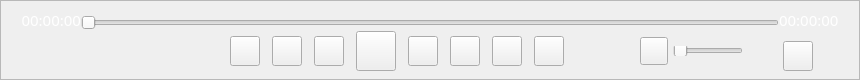
<?xml version="1.0" encoding="UTF-8"?>
<ui version="4.0">
 <class>CFormPlayCtrl</class>
 <widget class="QWidget" name="CFormPlayCtrl">
  <property name="geometry">
   <rect>
    <x>0</x>
    <y>0</y>
    <width>860</width>
    <height>80</height>
   </rect>
  </property>
  <property name="windowTitle">
   <string>CFormPlayCtrl</string>
  </property>
  <layout class="QGridLayout" name="gridLayout_7">
   <property name="leftMargin">
    <number>0</number>
   </property>
   <property name="topMargin">
    <number>0</number>
   </property>
   <property name="rightMargin">
    <number>0</number>
   </property>
   <property name="bottomMargin">
    <number>0</number>
   </property>
   <property name="spacing">
    <number>0</number>
   </property>
   <item row="0" column="0">
    <widget class="QFrame" name="frame">
     <property name="styleSheet">
      <string notr="true">QFrame{
	/*border-image: url(:/Skin/bg-below.png);
	background-color: rgb(170, 0, 0);
background-color: rgb(100, 100, 100);*/
}

QLabel
{	border-image:none;
	color: rgb(255, 255, 255);
	font-size:15px;
	font-family:Microsoft Yahei;	
}</string>
     </property>
     <property name="frameShape">
      <enum>QFrame::StyledPanel</enum>
     </property>
     <property name="frameShadow">
      <enum>QFrame::Raised</enum>
     </property>
     <layout class="QGridLayout" name="gridLayout_6">
      <property name="leftMargin">
       <number>0</number>
      </property>
      <property name="topMargin">
       <number>0</number>
      </property>
      <property name="rightMargin">
       <number>0</number>
      </property>
      <property name="bottomMargin">
       <number>0</number>
      </property>
      <property name="spacing">
       <number>0</number>
      </property>
      <item row="0" column="0">
       <layout class="QGridLayout" name="gridLayout_5">
        <property name="spacing">
         <number>0</number>
        </property>
        <item row="1" column="0">
         <layout class="QGridLayout" name="gridLayout_4">
          <property name="spacing">
           <number>0</number>
          </property>
          <item row="0" column="1">
           <spacer name="horizontalSpacer">
            <property name="orientation">
             <enum>Qt::Horizontal</enum>
            </property>
            <property name="sizeHint" stdset="0">
             <size>
              <width>40</width>
              <height>20</height>
             </size>
            </property>
           </spacer>
          </item>
          <item row="0" column="3">
           <layout class="QGridLayout" name="gridLayout_2">
            <property name="horizontalSpacing">
             <number>12</number>
            </property>
            <item row="0" column="6">
             <widget class="QPushButton" name="btnStepNext">
              <property name="minimumSize">
               <size>
                <width>30</width>
                <height>30</height>
               </size>
              </property>
              <property name="maximumSize">
               <size>
                <width>30</width>
                <height>30</height>
               </size>
              </property>
              <property name="toolTip">
               <string>单帧前进</string>
              </property>
              <property name="styleSheet">
               <string notr="true">QPushButton
{
	
	border-image: url(:/Skin/stepNext.png)0 0  repeat

}
QPushButton:hover
{	
	border-image: url(:/Skin/stepNext.png)30 0 repeat

}
QPushButton:pressed
{	
	border-image: url(:/Skin/stepNext.png)60 0 0 0 repeat
}
QPushButton:disabled
{	
	border-image: url(:/Skin/stepNext.png)90 0 0 0 repeat
}</string>
              </property>
             </widget>
            </item>
            <item row="0" column="0">
             <widget class="QPushButton" name="btnPrevious">
              <property name="minimumSize">
               <size>
                <width>30</width>
                <height>30</height>
               </size>
              </property>
              <property name="maximumSize">
               <size>
                <width>30</width>
                <height>30</height>
               </size>
              </property>
              <property name="toolTip">
               <string>上一个视频</string>
              </property>
              <property name="styleSheet">
               <string notr="true">/* top right bottom left*/
QPushButton
{
	
	border-image: url(:/Skin/control-button-previous.png)0 0  repeat

}
QPushButton:hover
{	
	border-image: url(:/Skin/control-button-previous.png)30 0 repeat

}
QPushButton:pressed
{	
	border-image: url(:/Skin/control-button-previous.png)60 0 0 0 repeat
}
QPushButton:disabled
{	
	border-image: url(:/Skin/control-button-previous.png)90 0 0 0 repeat
}</string>
              </property>
             </widget>
            </item>
            <item row="0" column="3">
             <widget class="QPushButton" name="btnPause">
              <property name="minimumSize">
               <size>
                <width>40</width>
                <height>40</height>
               </size>
              </property>
              <property name="maximumSize">
               <size>
                <width>40</width>
                <height>40</height>
               </size>
              </property>
              <property name="toolTip">
               <string>播放</string>
              </property>
              <property name="styleSheet">
               <string notr="true">QPushButton
{
	
	border-image: url(:/Skin/control-button-play-pause.png)0 0 repeat

}
QPushButton:hover
{	
	border-image: url(:/Skin/control-button-play-pause.png)40 0 repeat

}
QPushButton:pressed
{	
	border-image: url(:/Skin/control-button-play-pause.png)80 0 0 0 repeat
}
QPushButton:disabled
{	
	border-image: url(:/Skin/control-button-play-pause.png)80 0 0 0 repeat
}</string>
              </property>
             </widget>
            </item>
            <item row="0" column="4">
             <widget class="QPushButton" name="btnStop">
              <property name="minimumSize">
               <size>
                <width>30</width>
                <height>30</height>
               </size>
              </property>
              <property name="maximumSize">
               <size>
                <width>30</width>
                <height>30</height>
               </size>
              </property>
              <property name="toolTip">
               <string>停止</string>
              </property>
              <property name="styleSheet">
               <string notr="true">QPushButton
{
	
	border-image: url(:/Skin/control-button-stop.png)0 0  repeat

}
QPushButton:hover
{	
	border-image: url(:/Skin/control-button-stop.png)30 0 repeat

}
QPushButton:pressed
{	
	border-image: url(:/Skin/control-button-stop.png)60 0 0 0 repeat
}
QPushButton:disabled
{	
	border-image: url(:/Skin/control-button-stop.png)90 0 0 0 repeat
}</string>
              </property>
             </widget>
            </item>
            <item row="0" column="7">
             <widget class="QPushButton" name="btnNext">
              <property name="minimumSize">
               <size>
                <width>30</width>
                <height>30</height>
               </size>
              </property>
              <property name="maximumSize">
               <size>
                <width>30</width>
                <height>30</height>
               </size>
              </property>
              <property name="toolTip">
               <string>下一个视频</string>
              </property>
              <property name="styleSheet">
               <string notr="true">QPushButton
{
	
	border-image: url(:/Skin/control-button-next.png)0 0  repeat

}
QPushButton:hover
{	
	border-image: url(:/Skin/control-button-next.png)30 0 repeat

}
QPushButton:pressed
{	
	border-image: url(:/Skin/control-button-next.png)60 0 0 0 repeat
}
QPushButton:disabled
{	
	border-image: url(:/Skin/control-button-next.png)90 0 0 0 repeat
}</string>
              </property>
             </widget>
            </item>
            <item row="0" column="2">
             <widget class="QPushButton" name="btnSlow">
              <property name="minimumSize">
               <size>
                <width>30</width>
                <height>30</height>
               </size>
              </property>
              <property name="maximumSize">
               <size>
                <width>30</width>
                <height>30</height>
               </size>
              </property>
              <property name="toolTip">
               <string>慢进</string>
              </property>
              <property name="styleSheet">
               <string notr="true">/* top right bottom left*/
QPushButton
{
	
	border-image: url(:/Skin/control-button-rewind.png)0 0  repeat

}
QPushButton:hover
{	
	border-image: url(:/Skin/control-button-rewind.png)30 0 repeat

}
QPushButton:pressed
{	
	border-image: url(:/Skin/control-button-rewind.png)60 0 0 0 repeat
}
QPushButton:disabled
{	
	border-image: url(:/Skin/control-button-rewind.png)90 0 0 0 repeat
}</string>
              </property>
             </widget>
            </item>
            <item row="0" column="5">
             <widget class="QPushButton" name="btnFast">
              <property name="minimumSize">
               <size>
                <width>30</width>
                <height>30</height>
               </size>
              </property>
              <property name="maximumSize">
               <size>
                <width>30</width>
                <height>30</height>
               </size>
              </property>
              <property name="toolTip">
               <string>快进</string>
              </property>
              <property name="styleSheet">
               <string notr="true">QPushButton
{
	
	border-image: url(:/Skin/control-button-fastforward.png)0 0  repeat

}
QPushButton:hover
{	
	border-image: url(:/Skin/control-button-fastforward.png)30 0 repeat

}
QPushButton:pressed
{	
	border-image: url(:/Skin/control-button-fastforward.png)60 0 0 0 repeat
}
QPushButton:disabled
{	
	border-image: url(:/Skin/control-button-fastforward.png)90 0 0 0 repeat
}</string>
              </property>
             </widget>
            </item>
            <item row="0" column="1">
             <widget class="QPushButton" name="btnStepBack">
              <property name="minimumSize">
               <size>
                <width>30</width>
                <height>30</height>
               </size>
              </property>
              <property name="maximumSize">
               <size>
                <width>30</width>
                <height>30</height>
               </size>
              </property>
              <property name="toolTip">
               <string>单帧后退</string>
              </property>
              <property name="styleSheet">
               <string notr="true">/* top right bottom left*/
QPushButton
{
	
	border-image: url(:/Skin/stepBack.png)0 0  repeat

}
QPushButton:hover
{	
	border-image: url(:/Skin/stepBack.png)30 0 repeat

}
QPushButton:pressed
{	
	border-image: url(:/Skin/stepBack.png)60 0 0 0 repeat
}
QPushButton:disabled
{	
	border-image: url(:/Skin/stepBack.png)90 0 0 0 repeat
}</string>
              </property>
             </widget>
            </item>
           </layout>
          </item>
          <item row="0" column="0">
           <layout class="QFormLayout" name="formLayout_3">
            <item row="0" column="1">
             <spacer name="horizontalSpacer_3">
              <property name="orientation">
               <enum>Qt::Horizontal</enum>
              </property>
              <property name="sizeHint" stdset="0">
               <size>
                <width>40</width>
                <height>20</height>
               </size>
              </property>
             </spacer>
            </item>
           </layout>
          </item>
          <item row="0" column="6">
           <layout class="QFormLayout" name="formLayout_5">
            <property name="horizontalSpacing">
             <number>0</number>
            </property>
            <property name="verticalSpacing">
             <number>0</number>
            </property>
            <property name="topMargin">
             <number>10</number>
            </property>
            <property name="bottomMargin">
             <number>0</number>
            </property>
            <item row="1" column="0">
             <widget class="QPushButton" name="btnClock">
              <property name="minimumSize">
               <size>
                <width>30</width>
                <height>30</height>
               </size>
              </property>
              <property name="maximumSize">
               <size>
                <width>30</width>
                <height>30</height>
               </size>
              </property>
              <property name="toolTip">
               <string>时间校准</string>
              </property>
              <property name="styleSheet">
               <string notr="true">
QPushButton
{
	
	border-image: url(:/Skin/clock.png)
}

QPushButton:hover
{	
	background-color: rgb(94, 94, 94);

}
QPushButton:pressed
{	
	
	background-color: rgb(65, 65, 65);
}
QPushButton:disabled
{	
	
}</string>
              </property>
             </widget>
            </item>
            <item row="1" column="1">
             <spacer name="horizontalSpacer_6">
              <property name="orientation">
               <enum>Qt::Horizontal</enum>
              </property>
              <property name="sizeHint" stdset="0">
               <size>
                <width>40</width>
                <height>10</height>
               </size>
              </property>
             </spacer>
            </item>
           </layout>
          </item>
          <item row="0" column="4">
           <layout class="QFormLayout" name="formLayout_4">
            <item row="0" column="1">
             <spacer name="horizontalSpacer_5">
              <property name="orientation">
               <enum>Qt::Horizontal</enum>
              </property>
              <property name="sizeHint" stdset="0">
               <size>
                <width>40</width>
                <height>20</height>
               </size>
              </property>
             </spacer>
            </item>
           </layout>
          </item>
          <item row="0" column="5">
           <layout class="QGridLayout" name="gridLayout_3">
            <property name="horizontalSpacing">
             <number>5</number>
            </property>
            <property name="verticalSpacing">
             <number>0</number>
            </property>
            <item row="0" column="0">
             <widget class="QPushButton" name="btnSound">
              <property name="minimumSize">
               <size>
                <width>28</width>
                <height>28</height>
               </size>
              </property>
              <property name="maximumSize">
               <size>
                <width>28</width>
                <height>28</height>
               </size>
              </property>
              <property name="toolTip">
               <string>静音 开|关</string>
              </property>
              <property name="styleSheet">
               <string notr="true">QPushButton
{
	
	border-image: url(:/Skin/sound.png)0 0  repeat

}
QPushButton:hover
{	
	border-image: url(:/Skin/sound.png)28 0 repeat

}
QPushButton:pressed
{	
	border-image: url(:/Skin/sound.png)56 0 0 0 repeat
}
QPushButton:disabled
{	
	border-image: url(:/Skin/sound.png)84 0 0 0 repeat
}</string>
              </property>
             </widget>
            </item>
            <item row="0" column="1">
             <widget class="CMySlider" name="SliderVolume">
              <property name="minimumSize">
               <size>
                <width>70</width>
                <height>10</height>
               </size>
              </property>
              <property name="maximumSize">
               <size>
                <width>70</width>
                <height>10</height>
               </size>
              </property>
              <property name="styleSheet">
               <string notr="true">QSlider::groove:horizontal {
    border: 0px solid #999999;
    height: 8px; /* the groove expands to the size of the slider by default. by giving it a height, it has a fixed size */
  /*  background: qlineargradient(x1:0, y1:0, x2:0, y2:1, stop:0 #A1A1A1, stop:1 #B4B4B4);
	background-color: rgb(200, 200, 200);*/
	border-image:url(:/Skin/progress-base.png);
    margin: 2px 0 2px;
}

QSlider::handle:horizontal {
	border-image: url(:/Skin/thum.png);

    width: 16px;
 	height: 12px;
    margin: -3px 0px -7px 0px; /* handle is placed by default on the contents rect of the groove. Expand outside the groove */

}

QSlider::sub-page:horizontal{ 	
	height: 4px;
	/*background-color: rgb(170, 0, 0);*/
border-image:url(:/Skin/progress-bar.png);
	margin: 2px 0px 2px 0px;
}s</string>
              </property>
              <property name="maximum">
               <number>100</number>
              </property>
              <property name="tracking">
               <bool>true</bool>
              </property>
              <property name="orientation">
               <enum>Qt::Horizontal</enum>
              </property>
              <property name="tickPosition">
               <enum>QSlider::NoTicks</enum>
              </property>
             </widget>
            </item>
            <item row="0" column="2">
             <spacer name="horizontalSpacer_4">
              <property name="orientation">
               <enum>Qt::Horizontal</enum>
              </property>
              <property name="sizeHint" stdset="0">
               <size>
                <width>40</width>
                <height>20</height>
               </size>
              </property>
             </spacer>
            </item>
           </layout>
          </item>
          <item row="0" column="2">
           <spacer name="horizontalSpacer_2">
            <property name="orientation">
             <enum>Qt::Horizontal</enum>
            </property>
            <property name="sizeHint" stdset="0">
             <size>
              <width>40</width>
              <height>20</height>
             </size>
            </property>
           </spacer>
          </item>
         </layout>
        </item>
        <item row="0" column="0">
         <layout class="QGridLayout" name="gridLayout">
          <property name="spacing">
           <number>0</number>
          </property>
          <item row="0" column="2">
           <widget class="QLabel" name="labelEndTime">
            <property name="minimumSize">
             <size>
              <width>80</width>
              <height>0</height>
             </size>
            </property>
            <property name="maximumSize">
             <size>
              <width>80</width>
              <height>22</height>
             </size>
            </property>
            <property name="text">
             <string>00:00:00</string>
            </property>
           </widget>
          </item>
          <item row="0" column="0">
           <widget class="QLabel" name="labelStartTime">
            <property name="minimumSize">
             <size>
              <width>80</width>
              <height>0</height>
             </size>
            </property>
            <property name="maximumSize">
             <size>
              <width>80</width>
              <height>22</height>
             </size>
            </property>
            <property name="layoutDirection">
             <enum>Qt::LeftToRight</enum>
            </property>
            <property name="styleSheet">
             <string notr="true">QLabel
{	border-image:none;
	color: rgb(255, 255, 255);
	font-size:15px;
	font-family:Microsoft Yahei;	
}</string>
            </property>
            <property name="text">
             <string>00:00:00</string>
            </property>
            <property name="alignment">
             <set>Qt::AlignRight|Qt::AlignTrailing|Qt::AlignVCenter</set>
            </property>
           </widget>
          </item>
          <item row="0" column="1">
           <widget class="CMySlider" name="SliderPlaytime">
            <property name="minimumSize">
             <size>
              <width>0</width>
              <height>15</height>
             </size>
            </property>
            <property name="maximumSize">
             <size>
              <width>16777215</width>
              <height>10</height>
             </size>
            </property>
            <property name="focusPolicy">
             <enum>Qt::WheelFocus</enum>
            </property>
            <property name="styleSheet">
             <string notr="true">QSlider::groove:horizontal {
    border: 0px solid #999999;
    height: 8px; /* the groove expands to the size of the slider by default. by giving it a height, it has a fixed size */
  /*  background: qlineargradient(x1:0, y1:0, x2:0, y2:1, stop:0 #A1A1A1, stop:1 #B4B4B4);
	background-color: rgb(200, 200, 200);*/
	border-image:url(:/Skin/progress-base.png);
    margin: 2px 0 2px;
}

QSlider::handle:horizontal {
	border-image: url(:/Skin/thum.png);

    width: 16px;
 	height: 12px;
    margin: -3px 0px -7px 0px; /* handle is placed by default on the contents rect of the groove. Expand outside the groove */

}

QSlider::sub-page:horizontal{ 	
	height: 4px;
	/*background-color: rgb(170, 0, 0);*/
border-image:url(:/Skin/progress-bar.png);
	margin: 2px 0px 2px 0px;
}s</string>
            </property>
            <property name="maximum">
             <number>100</number>
            </property>
            <property name="tracking">
             <bool>true</bool>
            </property>
            <property name="orientation">
             <enum>Qt::Horizontal</enum>
            </property>
            <property name="tickPosition">
             <enum>QSlider::NoTicks</enum>
            </property>
           </widget>
          </item>
         </layout>
        </item>
       </layout>
      </item>
     </layout>
    </widget>
   </item>
  </layout>
 </widget>
 <layoutdefault spacing="6" margin="11"/>
 <customwidgets>
  <customwidget>
   <class>CMySlider</class>
   <extends>QSlider</extends>
   <header>cmyslider.h</header>
  </customwidget>
 </customwidgets>
 <resources>
  <include location="sisecplayer.qrc"/>
 </resources>
 <connections/>
</ui>
